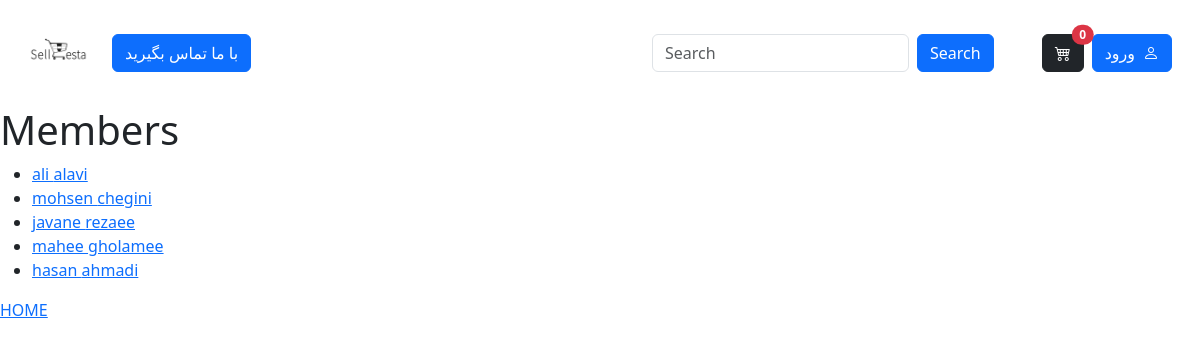
/members/members/, run on an earlier commit of the app's database.
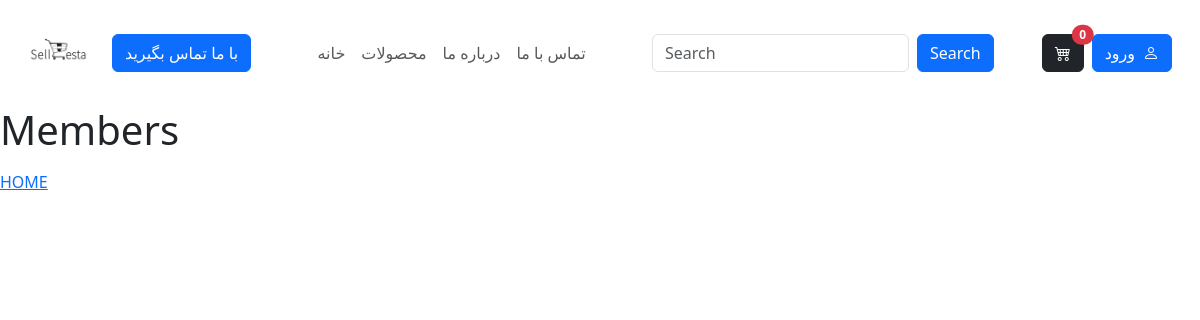
And on a later commit of the database.
### members/models.py (models this page shows)
class Member(models.Model):
    firstname = models.CharField(max_length=255)
    lastname = models.CharField(max_length=255)
    phone  = models.IntegerField(null=True)
    joined_date = models.DateField(null=True)

### pages/models.py (models this page shows, shortened)
class Pages(models.Model):
    title = models.CharField(max_length=200)
    slug = models.SlugField(unique=True)
    redirect_url = models.CharField(max_length=255, blank=True, null=True)
    def get_absolute_url(self):
        return reverse("page_detail", args=[self.slug])

### members/views.py (the view)
# urls.py: path('members/', views.members, name='members'),
def members(request):
    mymembers = Member.objects.all().values()
    template = loader.get_template('all_members.html')
    context = {
        'mymembers' : mymembers,
    }
    return HttpResponse(template.render(context , request))

### pages/context_processor.py (called while the page is built)
def pages_context(request):
    return {
        "pages" : Pages.objects.all()
    }

### members/templates/all_members.html (shortened to what this page needs)
{% extends "master.html" %}
{% block content %}
  <h1>Members</h1>
  <ul>
    {% for x in mymembers %}
      <li><a href="details/{{ x.id }}">{{ x.firstname }} {{ x.lastname }}</a></li>
    {% endfor %}
  </ul>
  <p><a href="/">HOME</a></p>
{% endblock %}

### templates/master.html (shortened to what this page needs)
{% load static %}
<!DOCTYPE html>
<html lang="en">
<head>
    <link href="https://cdn.jsdelivr.net/npm/bootstrap@5.3.3/dist/css/bootstrap.min.css" rel="stylesheet">
    <link rel="stylesheet" href="https://cdn.jsdelivr.net/npm/bootstrap-icons@1.13.1/font/bootstrap-icons.min.css">
    <link rel="stylesheet" href="https://unpkg.com/lenis@1.3.11/dist/lenis.css">
    <link rel="stylesheet" href="https://cdn.jsdelivr.net/npm/swiper@11/swiper-bundle.min.css" />
    <link rel="stylesheet" href="{% static 'css/style.css' %}">
</head>
<body>
    <nav class="navbar sticky-top bg-white">
        <div class="container-fluid d-flex align-items-center justify-content-between">
            <div class="d-flex align-items-center">
                <a class="navbar-brand" href="#">
                    <img src="{% static 'images/site-logo.png' %}" alt="sellesta-logo" class="img-fluid"
                        style="max-height: 60px;">
                </a>
                <a class="btn btn-primary text-white ms-2" data-bs-toggle="tooltip" data-bs-placement="bottom"
                    title="09111111111" href="tel:09111111111">
                    با ما تماس بگیرید
                </a>
            </div>
            <div class="d-none d-lg-flex flex-grow-1 align-items-center justify-content-between">
                <ul class="navbar-nav mx-auto flex-row gap-3 flex-wrap">
                    {% for page in pages %}
                    <li class="nav-item">
                        <a class="nav-link" href="{{ page.redirect_url|default:page.get_absolute_url }}">
                            {{ page.title }}
                        </a>
                    </li>
                    {% endfor %}
                </ul>
                <form class="d-flex me-5 search">
                    <input class="form-control me-2" type="text" placeholder="Search">
                    <button class="btn btn-primary" type="button">Search</button>
                </form>
                <div class="d-flex align-items-center gap-2">
                    <button type="button" class="shop_box btn btn-dark position-relative">
                        <i class="bi bi-cart4"></i>
                        <span
                            class="position-absolute top-0 start-100 translate-middle badge rounded-pill bg-danger">0</span>
                    </button>
                    <button type="button" class="btn btn-primary d-flex align-items-center">
                        <span class="me-2">ورود</span>
                        <i class="bi bi-person"></i>
                    </button>
                </div>
            </div>
        </div>
    </nav>
    {% block content %}
    {% endblock %}
</body>
</html>

### static/css/style.css (style rules this page uses)
html, body { height: 100%; }
.navbar-brand img { max-height: 70px; width: auto; }
.navbar.sticky-top { transition: background-color 320ms ease, box-shadow 320ms ease, padding 320ms ease, backdrop-filter 320ms ease; background-color: transparent; padding: 18px 1rem; will-change: transform, background-color; }
.navbar-brand img { max-height: 70px; transition: max-height 320ms ease; }

What changed in the data, as far as the page shows it:
removed Member: firstname "ali", lastname "alavi"
removed Member: firstname "mohsen", lastname "chegini"
removed Member: firstname "javane", lastname "rezaee"
removed Member: firstname "mahee", lastname "gholamee"
removed Member: firstname "hasan", lastname "ahmadi"
added Pages: title "خانه"
added Pages: title "محصولات"
added Pages: title "درباره ما"
added Pages: title "تماس با ما"
